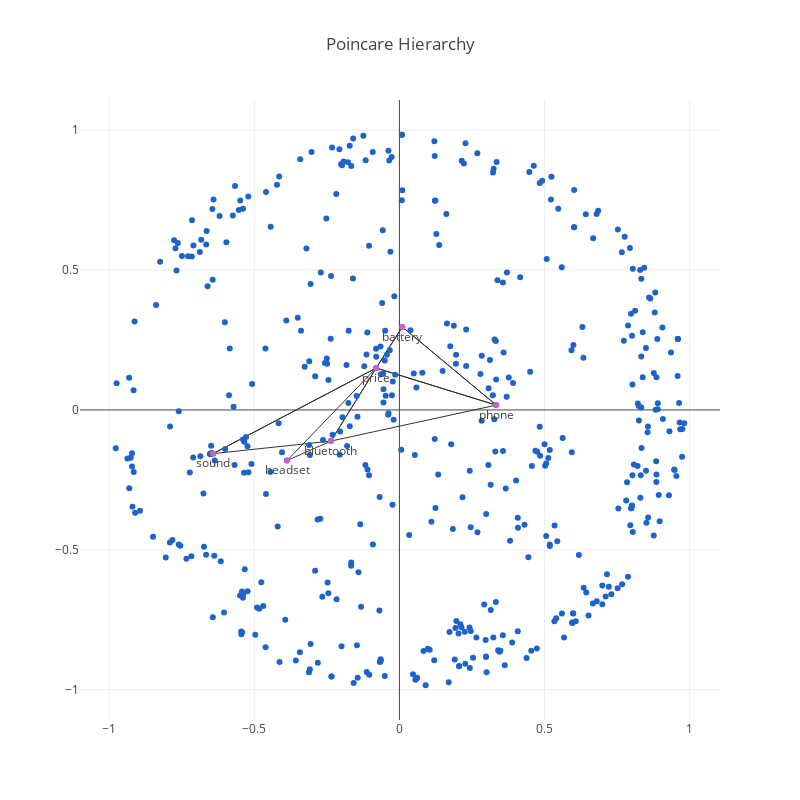

Notebook source saved alongside this figure:
### Code cell
iplot(fig, filename='poincare_viz.png')

### Figure 1 — Plotly figure (JSON) as saved in the notebook; plotly's stock layout.template omitted (floating-point values rounded to 4 significant figures; data arrays with more than 128 entries replaced by an {"elided": "..."} marker saying what was removed)
{"data": [{"hoverinfo": "none", "line": {"color": "rgb(50,50,50)", "width": 1}, "mode": "lines", "type": "scatter", "uid": "da397137-8184-49e6-ac59-d49425aedfff", "x": [-0.6425, -0.08015, null, -0.08015, 0.009895, null, -0.08015, -0.2361, null, -0.6425, -0.2361, null, -0.2361, -0.3874, null, 0.009895, -0.08015, null, -0.08015, -0.6425, null, -0.2361, -0.08015, null, 0.009895, 0.3338, null, -0.08015, 0.3338, null, -0.2361, 0.3338, null, 0.3338, 0.009895, null, 0.3338, -0.08015, null, -0.3874, -0.08015, null], "y": [-0.1563, 0.1498, null, 0.1498, 0.2969, null, 0.1498, -0.1114, null, -0.1563, -0.1114, null, -0.1114, -0.181, null, 0.2969, 0.1498, null, 0.1498, -0.1563, null, -0.1114, 0.1498, null, 0.2969, 0.01728, null, 0.1498, 0.01728, null, -0.1114, 0.01728, null, 0.01728, 0.2969, null, 0.01728, 0.1498, null, -0.181, 0.1498, null]}, {"marker": {"color": "rgb(30, 100, 200)"}, "mode": "markers", "text": {"elided": "481 str values"}, "textposition": "bottom center", "type": "scatter", "uid": "c7b4efd4-5ded-4a9e-8349-781c0dec5d20", "x": {"elided": "481 float values"}, "y": {"elided": "481 float values"}}, {"marker": {"color": "rgb(200, 100, 200)"}, "mode": "markers+text", "text": ["phone", "battery", "sound", "bluetooth", "headset", "price"], "textposition": "bottom center", "type": "scatter", "uid": "4ee88c77-10d7-417c-833b-bf555310c57d", "x": [0.3338, 0.009895, -0.6425, -0.2361, -0.3874, -0.08015], "y": [0.01728, 0.2969, -0.1563, -0.1114, -0.181, 0.1498]}], "layout": {"height": 800, "hovermode": "closest", "showlegend": false, "title": {"text": "Poincare Hierarchy"}, "width": 800}}
